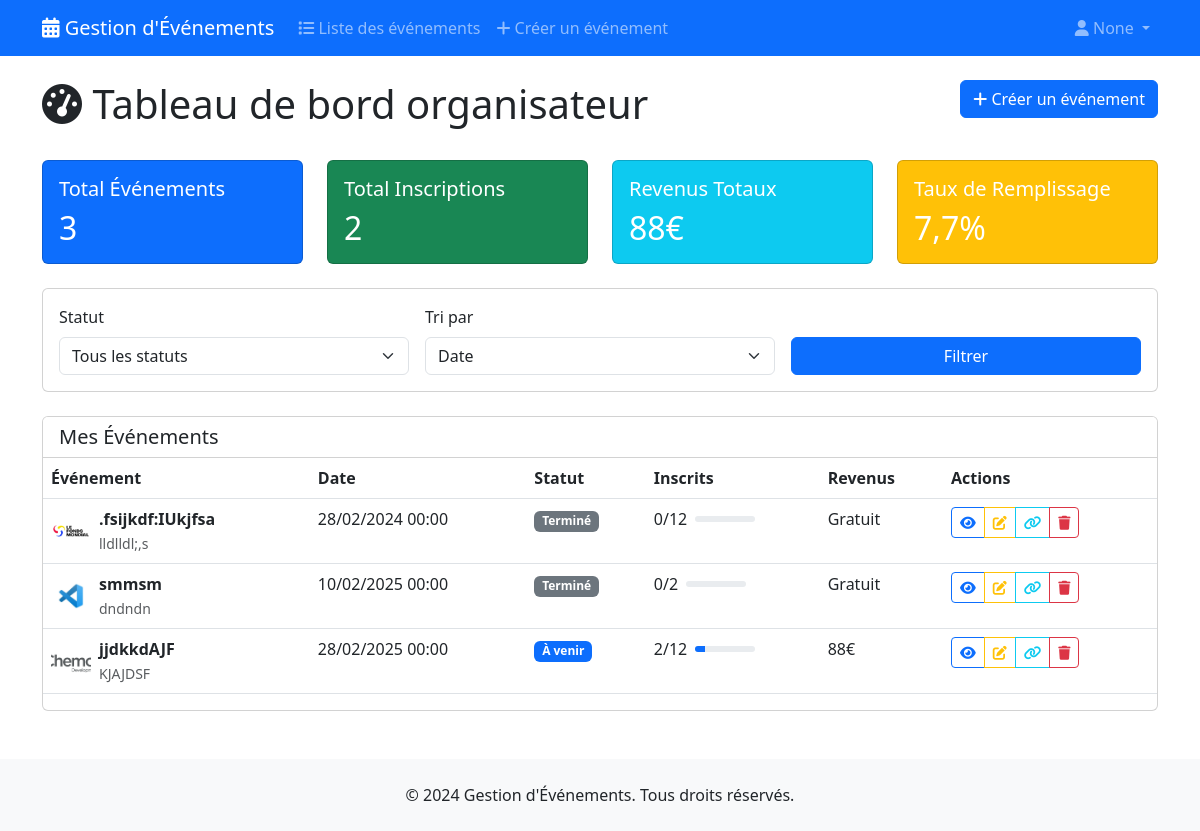
Before: /event/dashboard/ (signed in) with the older database file.
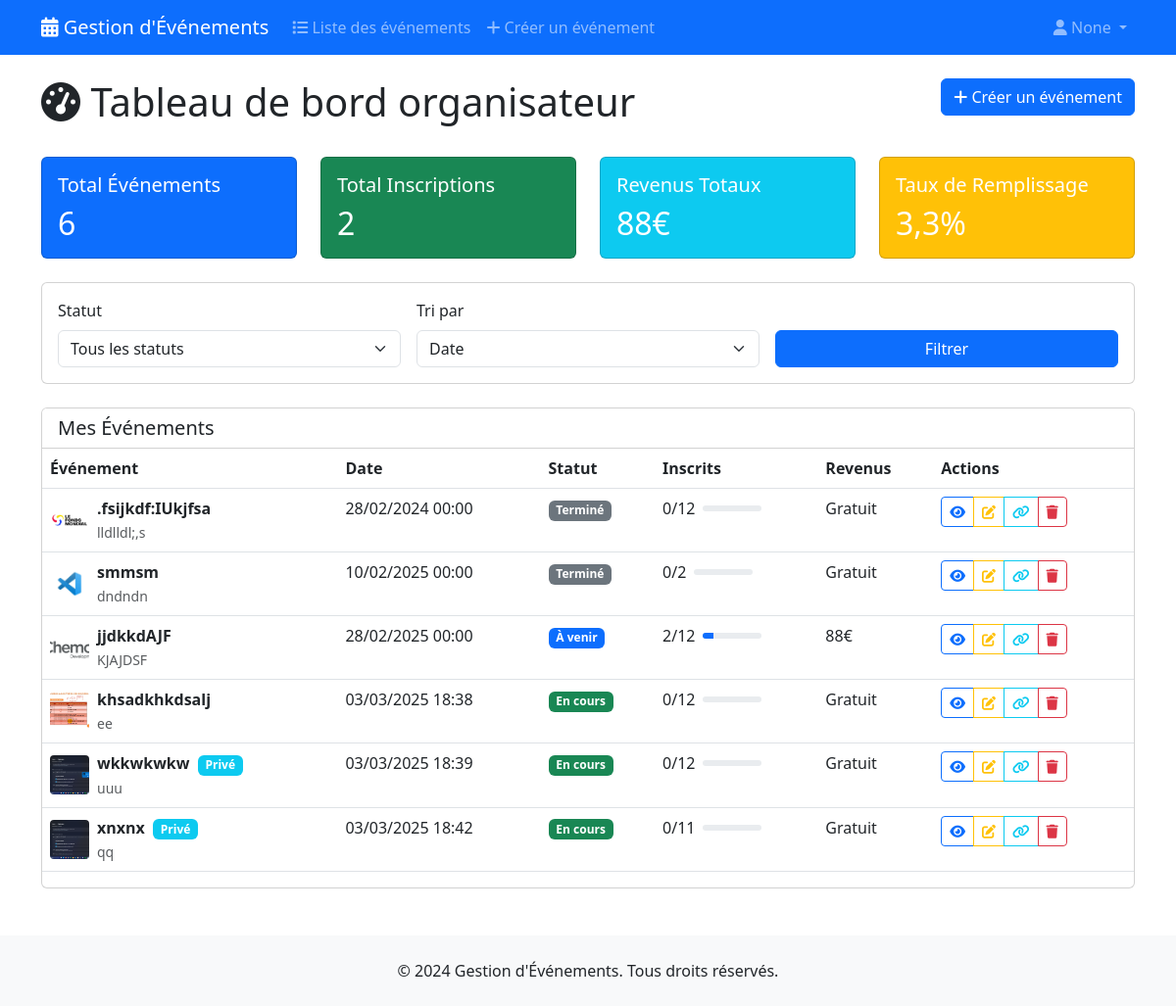
After: the same page with the newer database file.
### event/models.py (models this page shows, shortened)
class Event(models.Model):
    title = models.CharField(max_length=255)
    description = models.TextField()
    image = models.ImageField(upload_to='event_images/', blank=True, null=True)
    location = models.CharField(max_length=255)
    start_date = models.DateTimeField()
    end_date = models.DateTimeField()
    capacity = models.PositiveIntegerField()
    price = models.DecimalField(max_digits=10, decimal_places=2, blank=True, null=True)
    organizer = models.ForeignKey(User, on_delete=models.CASCADE, related_name='events')
    is_public = models.BooleanField(default=True)
    category = models.ForeignKey('Category', on_delete=models.SET_NULL, null=True, related_name='events', blank=True)
    private_key = models.UUIDField(default=uuid.uuid4, editable=False, unique=True)
    def is_expired(self):
        return timezone.now() > self.end_date

### event/views.py (the view)
# urls.py: path('dashboard/', views.OrganizerDashboardView.as_view(), name='organizer_dashboard'),
class OrganizerDashboardView(LoginRequiredMixin, UserPassesTestMixin, TemplateView):
    template_name = 'event/organizer_dashboard.html'
    def test_func(self):
        return self.request.user.is_organisateur
    def get_context_data(self, **kwargs):
        context = super().get_context_data(**kwargs)
        user = self.request.user
        status = self.request.GET.get('status', '')
        sort = self.request.GET.get('sort', 'date')
        events = Event.objects.filter(organizer=user).annotate(
            total_tickets=Count('ticket'),
            total_revenue=Sum('ticket__event__price', filter=Q(ticket__is_paid=True))
        )
        now = timezone.now()
        if status == 'upcoming':
            events = events.filter(start_date__gt=now)
        elif status == 'ongoing':
            events = events.filter(start_date__lte=now, end_date__gte=now)
        elif status == 'past':
            events = events.filter(end_date__lt=now)
        if sort == 'date':
            events = events.order_by('start_date')
        elif sort == 'participants':
            events = events.order_by('-total_tickets')
        elif sort == 'revenue':
            events = events.order_by('-total_revenue')
        paginator = Paginator(events, 10)
        page = self.request.GET.get('page')
        events_page = paginator.get_page(page)
        total_events = events.count()
        total_registrations = events.aggregate(total=Sum('total_tickets'))['total'] or 0
        total_revenue = events.aggregate(total=Sum('total_revenue'))['total'] or 0
        total_capacity = events.aggregate(total=Sum('capacity'))['total'] or 1  # Éviter division par zéro
        occupancy_rate = round((total_registrations / total_capacity) * 100, 1)
        context.update({
            'events': events_page,
            'total_events': total_events,
            'total_registrations': total_registrations,
            'total_revenue': total_revenue,
            'occupancy_rate': occupancy_rate,
            'status': status,
            'sort': sort,
            'now': now,
        })
        return context

### users/models.py (called while the page is built)
    @property
    def is_organisateur(self):
        return self.role == 'organisateur'

### event/templates/event/organizer_dashboard.html (shortened to what the changed rows need)
{% extends 'base.html' %}
{% block content %}
<div class="container mt-4">
    <div class="row mb-4">
        <div class="col-md-8">
            <h1><i class="fas fa-tachometer-alt"></i> Tableau de bord organisateur</h1>
        </div>
    </div>
    <div class="row mb-4">
        <div class="col-md-3">
            <div class="card bg-primary text-white">
                <div class="card-body">
                    <h5 class="card-title">Total Événements</h5>
                    <h2 class="mb-0">{{ total_events }}</h2>
                </div>
            </div>
        </div>
        <div class="col-md-3">
            <div class="card bg-success text-white">
                <div class="card-body">
                    <h2 class="mb-0">{{ total_registrations }}</h2>
                </div>
            </div>
        </div>
        <div class="col-md-3">
            <div class="card bg-info text-white">
                <div class="card-body">
                    <h2 class="mb-0">{{ total_revenue|default:0 }}€</h2>
                </div>
            </div>
        </div>
        <div class="col-md-3">
            <div class="card bg-warning text-white">
                <div class="card-body">
                    <h5 class="card-title">Taux de Remplissage</h5>
                    <h2 class="mb-0">{{ occupancy_rate|default:0 }}%</h2>
                </div>
            </div>
        </div>
    </div>
    <div class="card">
        <div class="table-responsive">
            <table class="table table-hover">
                <thead>
                    <tr>
                        <th>Événement</th>
                        <th>Date</th>
                        <th>Statut</th>
                        <th>Inscrits</th>
                        <th>Revenus</th>
                        <th>Actions</th>
                    </tr>
                </thead>
                <tbody>
                    {% for event in events %}
                    <tr>
                        <td>
                            <div class="d-flex align-items-center">
                                {% if event.image %}
                                <img src="{{ event.image.url }}" alt="{{ event.title }}" class="me-2" style="width: 40px; height: 40px; object-fit: cover; border-radius: 4px;">
                                {% endif %}
                                <div>
                                    <strong>{{ event.title }}</strong>
                                    {% if not event.is_public %}
                                    <span class="badge bg-info ms-1">Privé</span>
                                    {% endif %}
                                    <br>
                                    <small class="text-muted">{{ event.location }}</small>
                                </div>
                            </div>
                        </td>
                        <td>
                            {{ event.start_date|date:"d/m/Y H:i" }}
                        </td>
                        <td>
                            {% if event.is_expired %}
                            <span class="badge bg-secondary">Terminé</span>
                            {% elif event.start_date|date:'Y-m-d' == now|date:'Y-m-d' %}
                            <span class="badge bg-success">En cours</span>
                            {% else %}
                            <span class="badge bg-primary">À venir</span>
                            {% endif %}
                        </td>
                        <td>
                            <div class="d-flex align-items-center">
                                {{ event.total_tickets }}/{{ event.capacity }}
                                <div class="progress ms-2" style="width: 60px; height: 6px;">
                                    <div class="progress-bar" role="progressbar"
                                         style="width: {% widthratio event.total_tickets event.capacity 100 %}%"></div>
                                </div>
                            </div>
                        </td>
                        <td>
                            {% if event.total_revenue %}
                            {{ event.total_revenue }}€
                            {% else %}
                            Gratuit
                            {% endif %}
                        </td>
                        <td>
                            <div class="btn-group">
                                <a href="{% url 'event_detail' private_key=event.private_key %}"
                                   class="btn btn-sm btn-outline-primary"
                                   title="Voir les détails">
                                    <i class="fas fa-eye"></i>
                                </a>
                                <a href="{% url 'update_event' id=event.id %}"
                                   class="btn btn-sm btn-outline-warning"
                                   title="Modifier">
                                    <i class="fas fa-edit"></i>
                                </a>
                                <button type="button"
                                        class="btn btn-sm btn-outline-info"
                                        title="Copier le lien"
                                        onclick="copyEventLink('{{ request.build_absolute_uri }}{% url 'event_detail' private_key=event.private_key %}')">
                                    <i class="fas fa-link"></i>
                                </button>
                                <a href="{% url 'delete_event' id=event.id %}"
                                   class="btn btn-sm btn-outline-danger"
                                   title="Supprimer"
                                   onclick="return confirm('Êtes-vous sûr de vouloir supprimer cet événement ?')">
                                    <i class="fas fa-trash"></i>
                                </a>
                            </div>
                        </td>
                    </tr>
                    {% endfor %}
                </tbody>
            </table>
        </div>
    </div>
</div>
{% endblock %}

Changed rows visible on the page:
added Event: image (picture), title "khsadkhkdsalj", location "ee", start_date "03/03/2025 18:38", shows "En cours", total_tickets "0", capacity "12", shows "Gratuit"
added Event: image (picture), title "wkkwkwkw", is_public "Privé", location "uuu", start_date "03/03/2025 18:39", shows "En cours", total_tickets "0", capacity "12", shows "Gratuit"
added Event: image (picture), title "xnxnx", is_public "Privé", location "qq", start_date "03/03/2025 18:42", shows "En cours", total_tickets "0", capacity "11", shows "Gratuit"
Other visible differences:
{{ total_events }}: "3" → "6"
{{ occupancy_rate|default:0 }}: "7,7" → "3,3"
